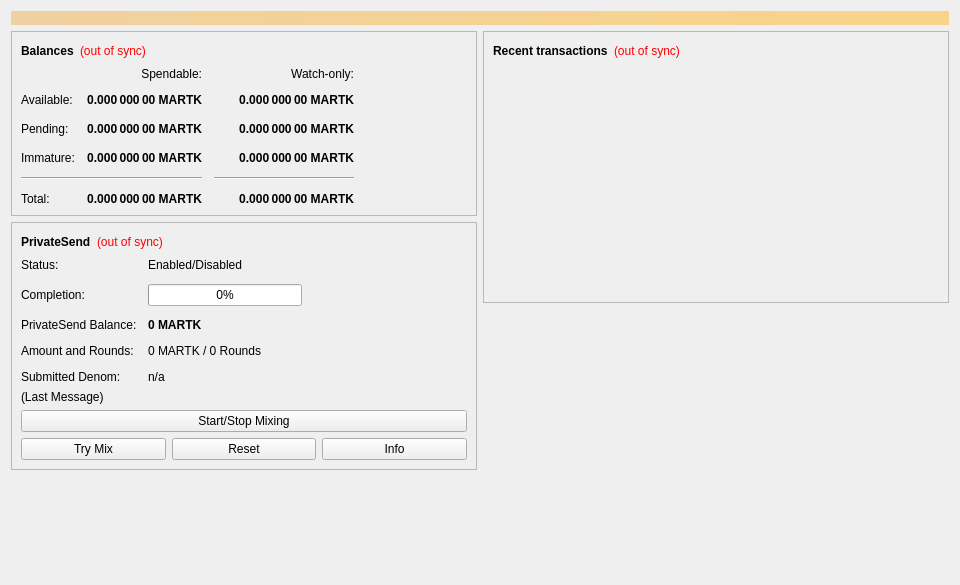
<?xml version="1.0" encoding="UTF-8"?>
<ui version="4.0">
 <class>OverviewPage</class>
 <widget class="QWidget" name="OverviewPage">
  <property name="geometry">
   <rect>
    <x>0</x>
    <y>0</y>
    <width>960</width>
    <height>585</height>
   </rect>
  </property>
  <property name="minimumSize">
   <size>
    <width>960</width>
    <height>0</height>
   </size>
  </property>
  <property name="windowTitle">
   <string>Form</string>
  </property>
  <layout class="QVBoxLayout" name="topLayout">
   <item>
    <widget class="QLabel" name="labelAlerts">
     <property name="visible">
      <bool>false</bool>
     </property>
     <property name="styleSheet">
      <string notr="true">QLabel { background-color: qlineargradient(x1: 0, y1: 0, x2: 1, y2: 0, stop:0 #F0D0A0, stop:1 #F8D488); color:#000000; }</string>
     </property>
     <property name="wordWrap">
      <bool>true</bool>
     </property>
     <property name="margin">
      <number>3</number>
     </property>
     <property name="textInteractionFlags">
      <set>Qt::TextSelectableByMouse</set>
     </property>
    </widget>
   </item>
   <item>
    <layout class="QHBoxLayout" name="horizontalLayout" stretch="1,1">
     <item>
      <layout class="QVBoxLayout" name="verticalLayout_2">
       <item>
        <widget class="QFrame" name="frame">
         <property name="frameShape">
          <enum>QFrame::StyledPanel</enum>
         </property>
         <property name="frameShadow">
          <enum>QFrame::Raised</enum>
         </property>
         <layout class="QVBoxLayout" name="verticalLayout_4">
          <item>
           <layout class="QHBoxLayout" name="horizontalLayout_4">
            <item>
             <widget class="QLabel" name="label_5">
              <property name="font">
               <font>
                <weight>75</weight>
                <bold>true</bold>
               </font>
              </property>
              <property name="text">
               <string>Balances</string>
              </property>
             </widget>
            </item>
            <item>
             <widget class="QLabel" name="labelWalletStatus">
              <property name="toolTip">
               <string>The displayed information may be out of date. Your wallet automatically synchronizes with the Martkist network after a connection is established, but this process has not completed yet.</string>
              </property>
              <property name="styleSheet">
               <string notr="true">QLabel { color: red; }</string>
              </property>
              <property name="text">
               <string notr="true">(out of sync)</string>
              </property>
              <property name="alignment">
               <set>Qt::AlignLeading|Qt::AlignLeft|Qt::AlignVCenter</set>
              </property>
             </widget>
            </item>
            <item>
             <spacer name="horizontalSpacer_3">
              <property name="orientation">
               <enum>Qt::Horizontal</enum>
              </property>
              <property name="sizeHint" stdset="0">
               <size>
                <width>40</width>
                <height>20</height>
               </size>
              </property>
             </spacer>
            </item>
           </layout>
          </item>
          <item>
           <layout class="QGridLayout" name="gridLayout">
            <property name="spacing">
             <number>12</number>
            </property>
            <item row="2" column="2">
             <widget class="QLabel" name="labelWatchPending">
              <property name="font">
               <font>
                <weight>75</weight>
                <bold>true</bold>
               </font>
              </property>
              <property name="cursor">
               <cursorShape>IBeamCursor</cursorShape>
              </property>
              <property name="toolTip">
               <string>Unconfirmed transactions to watch-only addresses</string>
              </property>
              <property name="text">
               <string notr="true">0.000 000 00 MARTK</string>
              </property>
              <property name="alignment">
               <set>Qt::AlignRight|Qt::AlignTrailing|Qt::AlignVCenter</set>
              </property>
              <property name="textInteractionFlags">
               <set>Qt::LinksAccessibleByMouse|Qt::TextSelectableByKeyboard|Qt::TextSelectableByMouse</set>
              </property>
             </widget>
            </item>
            <item row="2" column="1">
             <widget class="QLabel" name="labelUnconfirmed">
              <property name="font">
               <font>
                <weight>75</weight>
                <bold>true</bold>
               </font>
              </property>
              <property name="cursor">
               <cursorShape>IBeamCursor</cursorShape>
              </property>
              <property name="toolTip">
               <string>Total of transactions that have yet to be confirmed, and do not yet count toward the spendable balance</string>
              </property>
              <property name="text">
               <string notr="true">0.000 000 00 MARTK</string>
              </property>
              <property name="alignment">
               <set>Qt::AlignRight|Qt::AlignTrailing|Qt::AlignVCenter</set>
              </property>
              <property name="textInteractionFlags">
               <set>Qt::LinksAccessibleByMouse|Qt::TextSelectableByKeyboard|Qt::TextSelectableByMouse</set>
              </property>
             </widget>
            </item>
            <item row="3" column="2">
             <widget class="QLabel" name="labelWatchImmature">
              <property name="font">
               <font>
                <weight>75</weight>
                <bold>true</bold>
               </font>
              </property>
              <property name="cursor">
               <cursorShape>IBeamCursor</cursorShape>
              </property>
              <property name="toolTip">
               <string>Mined balance in watch-only addresses that has not yet matured</string>
              </property>
              <property name="text">
               <string notr="true">0.000 000 00 MARTK</string>
              </property>
              <property name="alignment">
               <set>Qt::AlignRight|Qt::AlignTrailing|Qt::AlignVCenter</set>
              </property>
              <property name="textInteractionFlags">
               <set>Qt::LinksAccessibleByMouse|Qt::TextSelectableByKeyboard|Qt::TextSelectableByMouse</set>
              </property>
             </widget>
            </item>
            <item row="4" column="0" colspan="2">
             <widget class="Line" name="lineSpendableBalance">
              <property name="orientation">
               <enum>Qt::Horizontal</enum>
              </property>
             </widget>
            </item>
            <item row="4" column="2">
             <widget class="Line" name="lineWatchBalance">
              <property name="sizePolicy">
               <sizepolicy hsizetype="Preferred" vsizetype="Fixed">
                <horstretch>0</horstretch>
                <verstretch>0</verstretch>
               </sizepolicy>
              </property>
              <property name="minimumSize">
               <size>
                <width>140</width>
                <height>0</height>
               </size>
              </property>
              <property name="orientation">
               <enum>Qt::Horizontal</enum>
              </property>
             </widget>
            </item>
            <item row="5" column="0">
             <widget class="QLabel" name="labelTotalText">
              <property name="text">
               <string>Total:</string>
              </property>
             </widget>
            </item>
            <item row="3" column="1">
             <widget class="QLabel" name="labelImmature">
              <property name="font">
               <font>
                <weight>75</weight>
                <bold>true</bold>
               </font>
              </property>
              <property name="cursor">
               <cursorShape>IBeamCursor</cursorShape>
              </property>
              <property name="toolTip">
               <string>Mined balance that has not yet matured</string>
              </property>
              <property name="text">
               <string notr="true">0.000 000 00 MARTK</string>
              </property>
              <property name="alignment">
               <set>Qt::AlignRight|Qt::AlignTrailing|Qt::AlignVCenter</set>
              </property>
              <property name="textInteractionFlags">
               <set>Qt::LinksAccessibleByMouse|Qt::TextSelectableByKeyboard|Qt::TextSelectableByMouse</set>
              </property>
             </widget>
            </item>
            <item row="2" column="3">
             <spacer name="horizontalSpacer_2">
              <property name="orientation">
               <enum>Qt::Horizontal</enum>
              </property>
              <property name="sizeHint" stdset="0">
               <size>
                <width>40</width>
                <height>20</height>
               </size>
              </property>
             </spacer>
            </item>
            <item row="3" column="0">
             <widget class="QLabel" name="labelImmatureText">
              <property name="text">
               <string>Immature:</string>
              </property>
             </widget>
            </item>
            <item row="5" column="1">
             <widget class="QLabel" name="labelTotal">
              <property name="font">
               <font>
                <weight>75</weight>
                <bold>true</bold>
               </font>
              </property>
              <property name="cursor">
               <cursorShape>IBeamCursor</cursorShape>
              </property>
              <property name="toolTip">
               <string>Your current total balance</string>
              </property>
              <property name="text">
               <string notr="true">0.000 000 00 MARTK</string>
              </property>
              <property name="alignment">
               <set>Qt::AlignRight|Qt::AlignTrailing|Qt::AlignVCenter</set>
              </property>
              <property name="textInteractionFlags">
               <set>Qt::LinksAccessibleByMouse|Qt::TextSelectableByKeyboard|Qt::TextSelectableByMouse</set>
              </property>
             </widget>
            </item>
            <item row="5" column="2">
             <widget class="QLabel" name="labelWatchTotal">
              <property name="font">
               <font>
                <weight>75</weight>
                <bold>true</bold>
               </font>
              </property>
              <property name="cursor">
               <cursorShape>IBeamCursor</cursorShape>
              </property>
              <property name="toolTip">
               <string>Current total balance in watch-only addresses</string>
              </property>
              <property name="text">
               <string notr="true">0.000 000 00 MARTK</string>
              </property>
              <property name="alignment">
               <set>Qt::AlignRight|Qt::AlignTrailing|Qt::AlignVCenter</set>
              </property>
              <property name="textInteractionFlags">
               <set>Qt::LinksAccessibleByMouse|Qt::TextSelectableByKeyboard|Qt::TextSelectableByMouse</set>
              </property>
             </widget>
            </item>
            <item row="0" column="2">
             <widget class="QLabel" name="labelWatchonly">
              <property name="text">
               <string>Watch-only:</string>
              </property>
              <property name="alignment">
               <set>Qt::AlignRight|Qt::AlignTrailing|Qt::AlignVCenter</set>
              </property>
             </widget>
            </item>
            <item row="1" column="0">
             <widget class="QLabel" name="labelBalanceText">
              <property name="text">
               <string>Available:</string>
              </property>
             </widget>
            </item>
            <item row="1" column="1">
             <widget class="QLabel" name="labelBalance">
              <property name="font">
               <font>
                <weight>75</weight>
                <bold>true</bold>
               </font>
              </property>
              <property name="cursor">
               <cursorShape>IBeamCursor</cursorShape>
              </property>
              <property name="toolTip">
               <string>Your current spendable balance</string>
              </property>
              <property name="text">
               <string notr="true">0.000 000 00 MARTK</string>
              </property>
              <property name="alignment">
               <set>Qt::AlignRight|Qt::AlignTrailing|Qt::AlignVCenter</set>
              </property>
              <property name="textInteractionFlags">
               <set>Qt::LinksAccessibleByMouse|Qt::TextSelectableByKeyboard|Qt::TextSelectableByMouse</set>
              </property>
             </widget>
            </item>
            <item row="1" column="2">
             <widget class="QLabel" name="labelWatchAvailable">
              <property name="font">
               <font>
                <weight>75</weight>
                <bold>true</bold>
               </font>
              </property>
              <property name="cursor">
               <cursorShape>IBeamCursor</cursorShape>
              </property>
              <property name="toolTip">
               <string>Your current balance in watch-only addresses</string>
              </property>
              <property name="text">
               <string notr="true">0.000 000 00 MARTK</string>
              </property>
              <property name="alignment">
               <set>Qt::AlignRight|Qt::AlignTrailing|Qt::AlignVCenter</set>
              </property>
              <property name="textInteractionFlags">
               <set>Qt::LinksAccessibleByMouse|Qt::TextSelectableByKeyboard|Qt::TextSelectableByMouse</set>
              </property>
             </widget>
            </item>
            <item row="2" column="0">
             <widget class="QLabel" name="labelPendingText">
              <property name="text">
               <string>Pending:</string>
              </property>
             </widget>
            </item>
            <item row="0" column="1">
             <widget class="QLabel" name="labelSpendable">
              <property name="text">
               <string>Spendable:</string>
              </property>
              <property name="alignment">
               <set>Qt::AlignRight|Qt::AlignTrailing|Qt::AlignVCenter</set>
              </property>
             </widget>
            </item>
           </layout>
          </item>
         </layout>
        </widget>
       </item>
       <item>
        <widget class="QFrame" name="framePrivateSend">
         <property name="layoutDirection">
          <enum>Qt::LeftToRight</enum>
         </property>
         <property name="frameShape">
          <enum>QFrame::StyledPanel</enum>
         </property>
         <property name="frameShadow">
          <enum>QFrame::Raised</enum>
         </property>
         <layout class="QVBoxLayout" name="VerticalLayout_PS1">
          <item>
           <layout class="QHBoxLayout" name="horizontalLayout_5">
            <item>
             <widget class="QLabel" name="labelPrivateSendHeader">
              <property name="font">
               <font>
                <weight>75</weight>
                <bold>true</bold>
               </font>
              </property>
              <property name="text">
               <string>PrivateSend</string>
              </property>
             </widget>
            </item>
            <item>
             <widget class="QLabel" name="labelPrivateSendSyncStatus">
              <property name="toolTip">
               <string>The displayed information may be out of date. Your wallet automatically synchronizes with the Martkist network after a connection is established, but this process has not completed yet.</string>
              </property>
              <property name="styleSheet">
               <string notr="true">QLabel { color: red; }</string>
              </property>
              <property name="text">
               <string notr="true">(out of sync)</string>
              </property>
              <property name="alignment">
               <set>Qt::AlignLeading|Qt::AlignLeft|Qt::AlignVCenter</set>
              </property>
             </widget>
            </item>
            <item>
             <spacer name="horizontalSpacer_4">
              <property name="orientation">
               <enum>Qt::Horizontal</enum>
              </property>
              <property name="sizeHint" stdset="0">
               <size>
                <width>40</width>
                <height>20</height>
               </size>
              </property>
             </spacer>
            </item>
           </layout>
          </item>
          <item>
           <layout class="QFormLayout" name="privateSendFormLayout">
            <property name="fieldGrowthPolicy">
             <enum>QFormLayout::AllNonFixedFieldsGrow</enum>
            </property>
            <property name="horizontalSpacing">
             <number>11</number>
            </property>
            <property name="verticalSpacing">
             <number>12</number>
            </property>
            <item row="0" column="0">
             <widget class="QLabel" name="labelPrivateSendEnabledText">
              <property name="text">
               <string>Status:</string>
              </property>
             </widget>
            </item>
            <item row="0" column="1">
             <widget class="QLabel" name="labelPrivateSendEnabled">
              <property name="text">
               <string>Enabled/Disabled</string>
              </property>
             </widget>
            </item>
            <item row="1" column="0">
             <widget class="QLabel" name="labelCompletitionText">
              <property name="text">
               <string>Completion:</string>
              </property>
             </widget>
            </item>
            <item row="1" column="1">
             <widget class="QProgressBar" name="privateSendProgress">
              <property name="maximumSize">
               <size>
                <width>154</width>
                <height>16777215</height>
               </size>
              </property>
              <property name="value">
               <number>0</number>
              </property>
             </widget>
            </item>
            <item row="2" column="0">
             <widget class="QLabel" name="labelAnonymizedText">
              <property name="text">
               <string>PrivateSend Balance:</string>
              </property>
             </widget>
            </item>
            <item row="2" column="1">
             <widget class="QLabel" name="labelAnonymized">
              <property name="font">
               <font>
                <weight>75</weight>
                <bold>true</bold>
               </font>
              </property>
              <property name="text">
               <string notr="true">0 MARTK</string>
              </property>
             </widget>
            </item>
            <item row="3" column="0">
             <widget class="QLabel" name="labelAmountAndRoundsText">
              <property name="text">
               <string>Amount and Rounds:</string>
              </property>
             </widget>
            </item>
            <item row="3" column="1">
             <widget class="QLabel" name="labelAmountRounds">
              <property name="text">
               <string>0 MARTK / 0 Rounds</string>
              </property>
             </widget>
            </item>
            <item row="4" column="0">
             <widget class="QLabel" name="labelSubmittedDenomText">
              <property name="text">
               <string>Submitted Denom:</string>
              </property>
             </widget>
            </item>
            <item row="4" column="1">
             <widget class="QLabel" name="labelSubmittedDenom">
              <property name="toolTip">
               <string>The denominations you submitted to the Masternode.&lt;br&gt;To mix, other users must submit the exact same denominations.</string>
              </property>
              <property name="text">
               <string>n/a</string>
              </property>
             </widget>
            </item>
           </layout>
          </item>
          <item>
           <layout class="QVBoxLayout" name="VerticalLayout_PS">
            <item>
             <widget class="QLabel" name="labelPrivateSendLastMessage">
              <property name="text">
               <string>(Last Message)</string>
              </property>
              <property name="alignment">
               <set>Qt::AlignLeading|Qt::AlignLeft|Qt::AlignTop</set>
              </property>
              <property name="wordWrap">
               <bool>true</bool>
              </property>
             </widget>
            </item>
            <item>
             <widget class="QPushButton" name="togglePrivateSend">
              <property name="sizePolicy">
               <sizepolicy hsizetype="MinimumExpanding" vsizetype="Fixed">
                <horstretch>0</horstretch>
                <verstretch>0</verstretch>
               </sizepolicy>
              </property>
              <property name="text">
               <string>Start/Stop Mixing</string>
              </property>
             </widget>
            </item>
            <item>
             <layout class="QHBoxLayout" name="horizontalLayout_debugbuttons">
              <item>
               <widget class="QPushButton" name="privateSendAuto">
                <property name="sizePolicy">
                 <sizepolicy hsizetype="MinimumExpanding" vsizetype="Fixed">
                  <horstretch>0</horstretch>
                  <verstretch>0</verstretch>
                 </sizepolicy>
                </property>
                <property name="toolTip">
                 <string>Try to manually submit a PrivateSend request.</string>
                </property>
                <property name="text">
                 <string>Try Mix</string>
                </property>
               </widget>
              </item>
              <item>
               <widget class="QPushButton" name="privateSendReset">
                <property name="sizePolicy">
                 <sizepolicy hsizetype="MinimumExpanding" vsizetype="Fixed">
                  <horstretch>0</horstretch>
                  <verstretch>0</verstretch>
                 </sizepolicy>
                </property>
                <property name="toolTip">
                 <string>Reset the current status of PrivateSend (can interrupt PrivateSend if it's in the process of Mixing, which can cost you money!)</string>
                </property>
                <property name="autoFillBackground">
                 <bool>false</bool>
                </property>
                <property name="text">
                 <string>Reset</string>
                </property>
               </widget>
              </item>
              <item>
               <widget class="QPushButton" name="privateSendInfo">
                <property name="sizePolicy">
                 <sizepolicy hsizetype="MinimumExpanding" vsizetype="Fixed">
                  <horstretch>0</horstretch>
                  <verstretch>0</verstretch>
                 </sizepolicy>
                </property>
                <property name="toolTip">
                 <string>Information about PrivateSend and Mixing</string>
                </property>
                <property name="text">
                 <string>Info</string>
                </property>
               </widget>
              </item>
             </layout>
            </item>
           </layout>
          </item>
         </layout>
        </widget>
       </item>
       <item>
        <spacer name="verticalSpacer">
         <property name="orientation">
          <enum>Qt::Vertical</enum>
         </property>
         <property name="sizeHint" stdset="0">
          <size>
           <width>20</width>
           <height>40</height>
          </size>
         </property>
        </spacer>
       </item>
      </layout>
     </item>
     <item>
      <layout class="QVBoxLayout" name="verticalLayout_3">
       <item>
        <widget class="QFrame" name="frame_2">
         <property name="frameShape">
          <enum>QFrame::StyledPanel</enum>
         </property>
         <property name="frameShadow">
          <enum>QFrame::Raised</enum>
         </property>
         <layout class="QVBoxLayout" name="verticalLayout">
          <item>
           <layout class="QHBoxLayout" name="horizontalLayout_2">
            <item>
             <widget class="QLabel" name="label_4">
              <property name="font">
               <font>
                <weight>75</weight>
                <bold>true</bold>
               </font>
              </property>
              <property name="text">
               <string>Recent transactions</string>
              </property>
             </widget>
            </item>
            <item>
             <widget class="QLabel" name="labelTransactionsStatus">
              <property name="toolTip">
               <string>The displayed information may be out of date. Your wallet automatically synchronizes with the Martkist network after a connection is established, but this process has not completed yet.</string>
              </property>
              <property name="styleSheet">
               <string notr="true">QLabel { color: red; }</string>
              </property>
              <property name="text">
               <string notr="true">(out of sync)</string>
              </property>
              <property name="alignment">
               <set>Qt::AlignLeading|Qt::AlignLeft|Qt::AlignVCenter</set>
              </property>
             </widget>
            </item>
            <item>
             <spacer name="horizontalSpacer">
              <property name="orientation">
               <enum>Qt::Horizontal</enum>
              </property>
              <property name="sizeHint" stdset="0">
               <size>
                <width>40</width>
                <height>20</height>
               </size>
              </property>
             </spacer>
            </item>
           </layout>
          </item>
          <item>
           <widget class="QListView" name="listTransactions">
            <property name="styleSheet">
             <string notr="true">QListView { background: transparent; }</string>
            </property>
            <property name="frameShape">
             <enum>QFrame::NoFrame</enum>
            </property>
            <property name="verticalScrollBarPolicy">
             <enum>Qt::ScrollBarAlwaysOff</enum>
            </property>
            <property name="horizontalScrollBarPolicy">
             <enum>Qt::ScrollBarAlwaysOff</enum>
            </property>
            <property name="selectionMode">
             <enum>QAbstractItemView::NoSelection</enum>
            </property>
           </widget>
          </item>
         </layout>
        </widget>
       </item>
       <item>
        <spacer name="verticalSpacer_2">
         <property name="orientation">
          <enum>Qt::Vertical</enum>
         </property>
         <property name="sizeHint" stdset="0">
          <size>
           <width>20</width>
           <height>40</height>
          </size>
         </property>
        </spacer>
       </item>
      </layout>
     </item>
    </layout>
   </item>
  </layout>
 </widget>
 <resources/>
 <connections/>
</ui>
